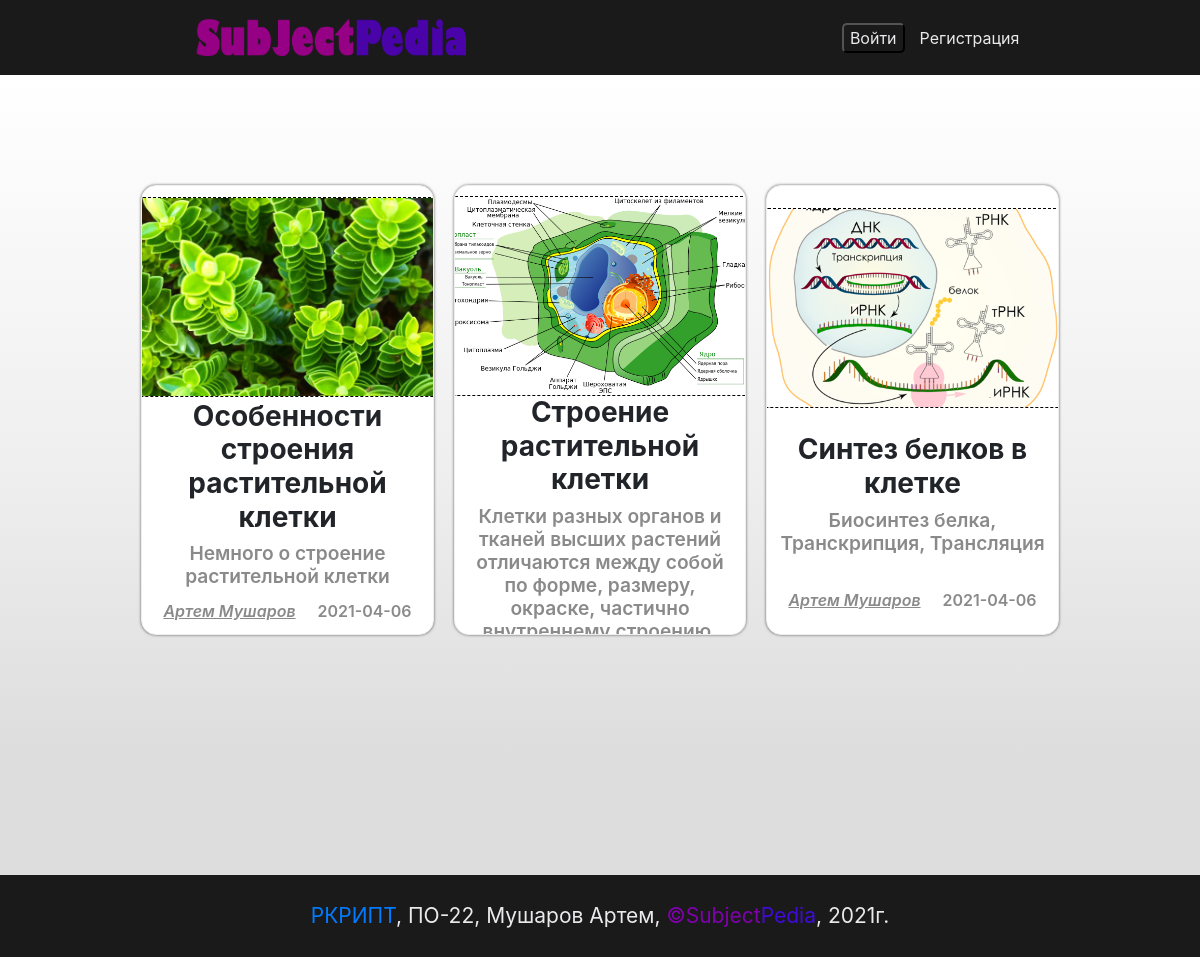
Screenshot of /php/subjects/biology.php with the database file from the repository.
### tables this page shows
CREATE TABLE IF NOT EXISTS `articals` (
  `articals_id` int(11) NOT NULL AUTO_INCREMENT,
  `owner_id` int(11) NOT NULL,
  `title` varchar(255) NOT NULL,
  `pretitle` varchar(255) DEFAULT NULL,
  `main_text` text NOT NULL,
  `author` varchar(255) NOT NULL,
  `main_photo` varchar(500) DEFAULT NULL,
  `sub_id` int(11) NOT NULL,
  `Date` date NOT NULL DEFAULT '2001-01-01',
  PRIMARY KEY (`articals_id`)
);

### public_html/php/subjects/biology.php (called while the page is built, shortened)
<?php
    $sub_id = 2;
    require_once "templatePHP/template.php";
?>

### public_html/php/subjects/templatePHP/template.php (the view, shortened to what this page needs)
<!DOCTYPE html>
<html lang="ru">
<head>
	<link rel="stylesheet" href="https://use.fontawesome.com/releases/v5.8.2/css/all.css">
	<link href="../../css/bootstrap.min.css" rel="stylesheet" media="screen">
	<link href="../../preloader/preloader.css" rel="stylesheet">
	<link href="templateStyle/template.css" rel="stylesheet">
</head>
<body>
<nav class="container-fluid">
    <div class="row nav-row">
            <div class="logo col-12 col-sm-8 col-md-5 col-xl-3">
                <a href="https://subpedia.ru/"><img src="../../img/logo2.png" alt=""></a>
            </div>
            <div class="reg-area">
                <div class="reg-form_nav">
                    <?php
                        if (!isset($_SESSION['user'])) {
                            echo('<button style="outline: none;" onclick=\'window.location.href=" ../index.php";\'>Войти</button>
                            <a href="../register.php">Регистрация</a>');
                        }
                        else{
                            echo('<a href="../profile.php">Мой профиль</a>');
                        }
                    ?>
                </div>
            </div>
    </div>
</nav>
<section class='container-fluid content' style="min-height: 100vh;">
<div class='row'>
<div class='col-12 contents_wrapper'>
<?php
$sql_query = "SELECT * FROM `articals` WHERE `sub_id` = $sub_id ORDER BY `articals_id`" ;
$CertainSubject = mysqli_query($connect, $sql_query);
while($fetch = $CertainSubject->fetch_assoc())
{ ?>
    <div class='content-block col-12 col-md-5 col-xl-3'>
        <a href='readArticals.php?articals_id=<?php echo($fetch['articals_id']);?>' class='content-a'></a>
        <img src='<?php echo($fetch['main_photo']);?>' class='img-content' alt="Ошибка при загрузке фотографии">
        <div class='content-title col-12'>
            <h3> <?php echo($fetch['title']); ?></h3>
            <h4><?php echo($fetch['pretitle']); ?></h4>
        </div>
        <div class='content-data col-12'>
            <span><?php echo($fetch['author']); ?></span>
            <span> <?php echo($fetch['Date']);?></span>
        </div>
    </div>
<?php  }
?>
</div>
</div>
</section>
<footer >
    <a href="">РКРИПТ</a><span>, ПО-22, Мушаров Артем, <span style="color:#8000ae;">&copy;Subject</span><span style="color:#400bd9;"d>Pedia</span>,  2021г. </span>
</footer>
</body>
</html>

### public_html/preloader/preloader.css (style rules this page uses)
body { margin: 0; }

### public_html/php/subjects/templateStyle/template.css (style rules this page uses)
.content-a { position: absolute; width: 100%; height: 100%; z-index: 999; }
.content { padding-top: 100px; padding-bottom: 25px; background: linear-gradient(180deg, #fff 0%, #eee 51%, #ddd 85%); }
.contents_wrapper { display: flex; flex-wrap: wrap; justify-content: center; }
.content-block { background-color: #fff; padding: 10px; display: grid; justify-content: center; align-items: center; max-height: 450px; min-height: 350px; overflow-y: scroll; scrollbar-width: none; overflow-x: hidden; border-radius: 15px; margin: 10px; border: 1px solid #eee; box-sizing: border-box; box-shadow: 0 0 3px rgba(0, 0, 0, 0.6); transform: scale(1); transition:transform 0.3s linear; }
.content-title { text-align: center; }
.content-title h3 { font-weight: 700; }
.content-title h4 { font-size: 1.2rem; color: rgb(138, 138, 138); font-weight: 600; }
.content-data { justify-content: space-around; display: flex; flex-wrap: wrap; }
.content-data :nth-child(1) { font-weight: 600; text-decoration: underline; font-style: italic; color: rgb(138, 138, 138); }
.content-data :nth-child(2) { font-weight: 600; color: rgb(138, 138, 138); }
.img-content { width: 300px; height: 200px; margin: auto; border-radius: 5px; border: 1px dashed #000; object-fit: cover; background-image: url(../../assets/img/fon.jpg); }
.nav-row { z-index: 99; background-color: rgb(26, 26, 26); display: flex; justify-content: space-around; align-items: center; min-height: 75px; }
.logo img { width: 100%; }
.reg-form_nav { display: flex; align-items: center; }
.reg-form_nav a { color: rgb( 234,234,237); }
.reg-form_nav button { margin-right:15px ; background: none; border: 1 solid rgb( 234,234,237); border-radius: 5px; color: rgb( 234,234,237); }
footer { text-decoration: none; font-size: 21px; padding: 25px 0; background-color: rgb(26, 26, 26); color: rgb( 234,234,237); user-select:none; text-align: center; }

### rows the page displays
articals: main_photo (picture), title "Особенности строения растительной клетки", pretitle "Немного о строение растительной клетки", author "Артем Мушаров", Date "2021-04-06"
articals: main_photo (picture), title "Строение растительной клетки", pretitle "Клетки разных органов и тканей высших растений отличаются между собой по форме, размеру, окраске, частично…"
articals: main_photo (picture), title "Синтез белков в клетке", pretitle "Биосинтез белка, Транскрипция, Трансляция", author "Артем Мушаров", Date "2021-04-06"
